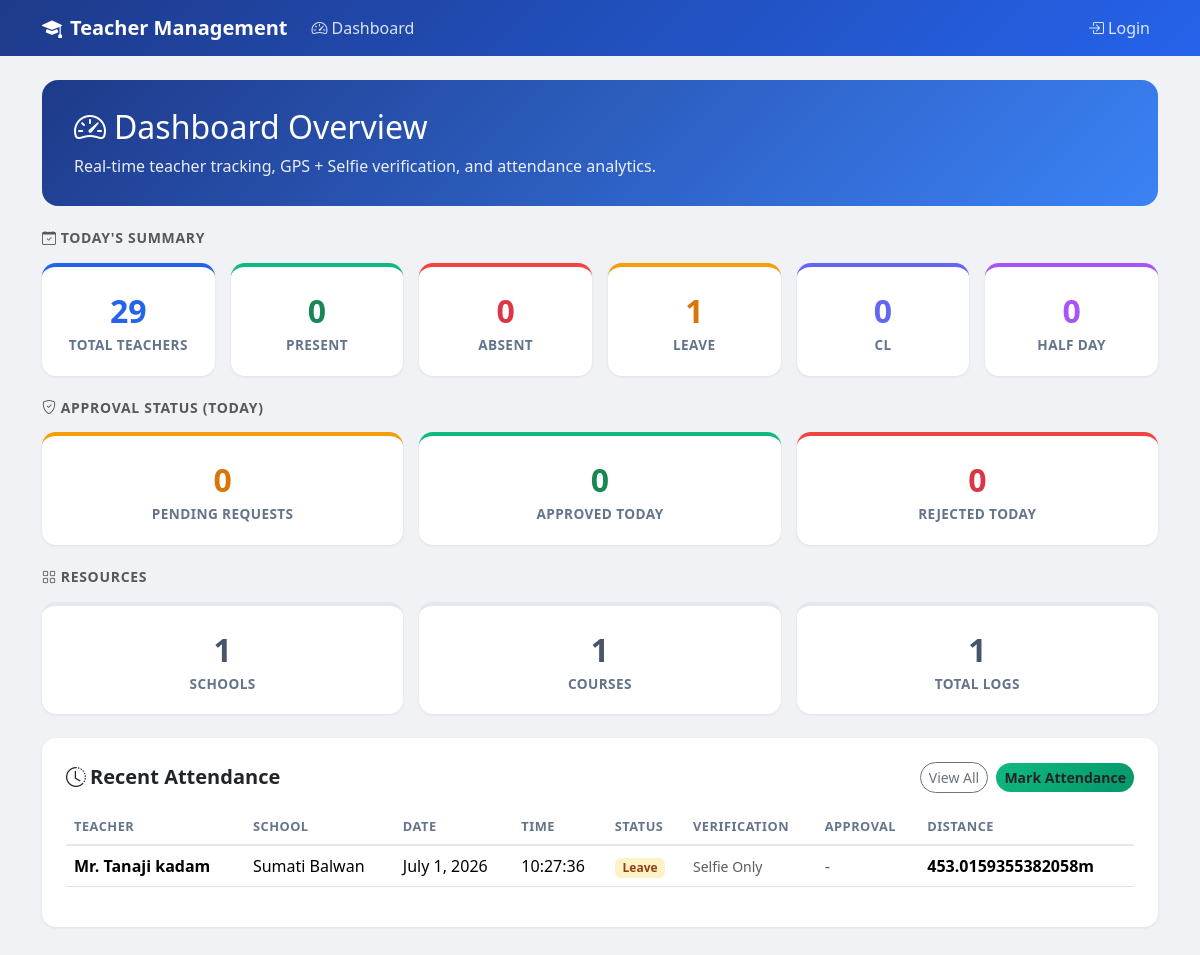
The page / on the database its author committed.
### management/models.py (models this page shows, shortened)
class Attendance(models.Model):
    class StatusChoices(models.TextChoices):
        PRESENT = 'present', 'Present'
        ABSENT = 'absent', 'Absent'
        LEAVE = 'leave', 'Leave'
        CL = 'cl', 'CL (Casual Leave)'
        HALF_LEAVE = 'half_leave', 'Half Leave'
        OTHER = 'other', 'Other'
        OFFICIAL_DUTY = 'official_duty', 'Official Duty'
    WEEKDAY_CHOICES = [
        ('MON', 'Monday'),
        ('TUE', 'Tuesday'),
        ('WED', 'Wednesday'),
        ('THU', 'Thursday'),
        ('FRI', 'Friday'),
        ('SAT', 'Saturday'),
        ('SUN', 'Sunday'),
    ]
    VERIFICATION_CHOICES = [
        ('GPS_SELFIE', 'GPS + Selfie'),
        ('GPS', 'GPS Only'),
        ('SELFIE', 'Selfie Only'),
        ('MANUAL', 'Manual'),
    ]
    APPROVAL_CHOICES = [
        ('pending', 'Pending'),
        ('approved', 'Approved'),
        ('rejected', 'Rejected'),
        ('none', 'None'),
    ]
    teacher = models.ForeignKey(Teacher, on_delete=models.CASCADE, related_name='attendances')
    school = models.ForeignKey(School, on_delete=models.CASCADE, related_name='attendances')
    course = models.ForeignKey(Course, on_delete=models.SET_NULL, null=True, blank=True, related_name='attendances')
    attendance_date = models.DateField(default=timezone.now)
    attendance_status = models.CharField(max_length=20, choices=StatusChoices.choices, default=StatusChoices.PRESENT)
    standard_class = models.CharField(max_length=100, blank=True, null=True, help_text="Standard/Class (STD)")
    weekday = models.CharField(max_length=20, blank=True, choices=WEEKDAY_CHOICES)
    start_time = models.TimeField(null=True, blank=True)
    end_time = models.TimeField(null=True, blank=True)
    room = models.CharField(max_length=50, blank=True)
    notes = models.TextField(blank=True)
    created_at = models.DateTimeField(default=timezone.now)
    marked_at = models.DateTimeField(default=timezone.now)
    latitude = models.FloatField(null=True, blank=True)
    longitude = models.FloatField(null=True, blank=True)
    location = models.CharField(max_length=255, blank=True, null=True, help_text="Human readable location or address description")
    distance_from_school = models.FloatField(null=True, blank=True, help_text="Distance in meters")
    attendance_time = models.TimeField(default=timezone.now)
    device_id = models.CharField(blank=True, max_length=255, null=True)
    face_confidence = models.FloatField(blank=True, null=True)
    qr_code_data = models.CharField(blank=True, max_length=255, null=True)
    selfie_image = models.ImageField(blank=True, null=True, upload_to='attendance_selfies/')
    verification_method = models.CharField(max_length=50, choices=VERIFICATION_CHOICES, default='GPS_SELFIE')
    wifi_bssid = models.CharField(blank=True, max_length=255, null=True)
    wifi_ssid = models.CharField(blank=True, max_length=255, null=True)
    approval_status = models.CharField(max_length=20, choices=APPROVAL_CHOICES, default='none')
    approved_by = models.ForeignKey(User, on_delete=models.SET_NULL, null=True, blank=True, related_name='approved_attendances')
    approved_at = models.DateTimeField(null=True, blank=True)
    official_duty_reason = models.TextField(blank=True, null=True, help_text="Reason for official duty when outside school radius")
    class Meta:
        ordering = ['-attendance_date', 'weekday', 'start_time', 'teacher__last_name']
        constraints = [
            models.UniqueConstraint(fields=['teacher', 'attendance_date'], name='unique_teacher_attendance_per_day')
        ]

class Teacher(models.Model):
    user = models.OneToOneField(User, on_delete=models.CASCADE, null=True, blank=True, related_name='teacher_profile')
    first_name = models.CharField(max_length=120)
    last_name = models.CharField(max_length=120)
    email = models.EmailField(blank=True)
    phone = models.CharField(max_length=80, blank=True)
    qualification = models.CharField(max_length=200, blank=True)
    notes = models.TextField(blank=True)
    active = models.BooleanField(default=True)
    school = models.ForeignKey(School, on_delete=models.SET_NULL, null=True, blank=True, related_name='teachers')
    class Meta:
        ordering = ["last_name", "first_name"]
    @property
    def full_name(self):
        return f"{self.first_name} {self.last_name}"

class School(models.Model):
    name = models.CharField(max_length=200)
    city = models.CharField(max_length=120, blank=True)
    address = models.CharField(max_length=255, blank=True)
    email = models.EmailField(blank=True)
    phone = models.CharField(max_length=20, blank=True)
    school_latitude = models.FloatField(
        null=True,
        blank=True,
        validators=[MinValueValidator(-90.0), MaxValueValidator(90.0)]
    )
    school_longitude = models.FloatField(
        null=True,
        blank=True,
        validators=[MinValueValidator(-180.0), MaxValueValidator(180.0)]
    )
    allowed_radius_meters = models.IntegerField(
        default=500,
        validators=[MinValueValidator(1)],
        help_text="Allowed radius in meters"
    )
    class Meta:
        ordering = ["name"]

### management/views.py (the view)
# urls.py: path("", views.dashboard, name="dashboard"),
def dashboard(request):
    today = timezone.now().date()
    today_attendances = Attendance.objects.filter(attendance_date=today)
    total_teachers = Teacher.objects.filter(active=True).count()
    present_count = today_attendances.filter(attendance_status__in=["PRESENT", "present"]).count()
    absent_count = today_attendances.filter(attendance_status__in=["ABSENT", "absent"]).count()
    leave_count = today_attendances.filter(attendance_status__in=["LEAVE", "leave"]).count()
    cl_count = today_attendances.filter(attendance_status__in=["CL", "cl"]).count()
    half_day_count = today_attendances.filter(attendance_status__in=["HALF_DAY", "half_leave"]).count()
    pending_count = today_attendances.filter(approval_status="pending").count()
    approved_today = today_attendances.filter(approval_status="approved").count()
    rejected_today = today_attendances.filter(approval_status="rejected").count()
    return render(
        request,
        "management/dashboard.html",
        {
            "teacher_count": total_teachers,
            "school_count": School.objects.count(),
            "course_count": Course.objects.count(),
            "attendance_count": Attendance.objects.count(),
            "present_count": present_count,
            "absent_count": absent_count,
            "leave_count": leave_count,
            "cl_count": cl_count,
            "half_day_count": half_day_count,
            "pending_count": pending_count,
            "approved_today": approved_today,
            "rejected_today": rejected_today,
            "today": today,
            "upcoming_attendances": Attendance.objects.select_related(
                "teacher", "school"
            ).order_by("-attendance_date", "-attendance_time")[:10],
        },
    )

### templates/management/dashboard.html (shortened to what this page needs)
{% extends "management/base.html" %}
{% block content %}
<div class="hero-card">
    <h2 style="margin-bottom: 8px;"><i class="bi bi-speedometer2 me-2"></i>Dashboard Overview</h2>
    <p style="opacity: 0.9; margin: 0;">Real-time teacher tracking, GPS + Selfie verification, and attendance analytics.</p>
</div>
<h5 class="text-uppercase fw-bold text-muted mb-3" style="letter-spacing:0.05em; font-size:14px;">
    <i class="bi bi-calendar-check me-1"></i>Today's Summary
</h5>
<div class="row g-3 mb-4">
    <div class="col-6 col-md-4 col-lg-2">
        <div class="stat-card" style="border-top-color: #2563eb;">
            <div class="stat-number" style="color: #2563eb;">{{ teacher_count }}</div>
            <div class="stat-label">Total Teachers</div>
        </div>
    </div>
    <div class="col-6 col-md-4 col-lg-2">
        <div class="stat-card" style="border-top-color: #10b981;">
            <div class="stat-number text-success">{{ present_count }}</div>
            <div class="stat-label">Present</div>
        </div>
    </div>
    <div class="col-6 col-md-4 col-lg-2">
        <div class="stat-card" style="border-top-color: #ef4444;">
            <div class="stat-number text-danger">{{ absent_count }}</div>
            <div class="stat-label">Absent</div>
        </div>
    </div>
    <div class="col-6 col-md-4 col-lg-2">
        <div class="stat-card" style="border-top-color: #f59e0b;">
            <div class="stat-number" style="color: #d97706;">{{ leave_count }}</div>
            <div class="stat-label">Leave</div>
        </div>
    </div>
    <div class="col-6 col-md-4 col-lg-2">
        <div class="stat-card" style="border-top-color: #6366f1;">
            <div class="stat-number" style="color: #6366f1;">{{ cl_count }}</div>
            <div class="stat-label">CL</div>
        </div>
    </div>
    <div class="col-6 col-md-4 col-lg-2">
        <div class="stat-card" style="border-top-color: #a855f7;">
            <div class="stat-number" style="color: #a855f7;">{{ half_day_count }}</div>
            <div class="stat-label">Half Day</div>
        </div>
    </div>
</div>
<h5 class="text-uppercase fw-bold text-muted mb-3" style="letter-spacing:0.05em; font-size:14px;">
    <i class="bi bi-shield-check me-1"></i>Approval Status (Today)
</h5>
<div class="row g-3 mb-4">
    <div class="col-md-4">
        <div class="stat-card" style="border-top-color: #f59e0b;">
            <div class="stat-number" style="color: #d97706;">{{ pending_count }}</div>
            <div class="stat-label">Pending Requests</div>
        </div>
    </div>
    <div class="col-md-4">
        <div class="stat-card" style="border-top-color: #10b981;">
            <div class="stat-number text-success">{{ approved_today }}</div>
            <div class="stat-label">Approved Today</div>
        </div>
    </div>
    <div class="col-md-4">
        <div class="stat-card" style="border-top-color: #ef4444;">
            <div class="stat-number text-danger">{{ rejected_today }}</div>
            <div class="stat-label">Rejected Today</div>
        </div>
    </div>
</div>
<h5 class="text-uppercase fw-bold text-muted mb-3" style="letter-spacing:0.05em; font-size:14px;">
    <i class="bi bi-grid me-1"></i>Resources
</h5>
<div class="row g-3 mb-4">
    <div class="col-md-4">
        <div class="stat-card">
            <div class="stat-number" style="color:#475569;">{{ school_count }}</div>
            <div class="stat-label">Schools</div>
        </div>
    </div>
    <div class="col-md-4">
        <div class="stat-card">
            <div class="stat-number" style="color:#475569;">{{ course_count }}</div>
            <div class="stat-label">Courses</div>
        </div>
    </div>
    <div class="col-md-4">
        <div class="stat-card">
            <div class="stat-number" style="color:#475569;">{{ attendance_count }}</div>
            <div class="stat-label">Total Logs</div>
        </div>
    </div>
</div>
<div class="content-card">
    <div class="d-flex justify-content-between align-items-center mb-3">
        <h5 class="mb-0 fw-bold"><i class="bi bi-clock-history me-1"></i>Recent Attendance</h5>
        <div>
            <a class="btn btn-sm btn-outline-secondary rounded-pill me-1" href="{% url 'attendance_list' %}">View All</a>
            <a class="btn btn-sm btn-mark rounded-pill" href="{% url 'attendance_mark' %}">Mark Attendance</a>
        </div>
    </div>
    {% if upcoming_attendances %}
    <div class="table-responsive">
        <table class="table table-hover">
            <thead>
                <tr>
                    <th>Teacher</th>
                    <th>School</th>
                    <th>Date</th>
                    <th>Time</th>
                    <th>Status</th>
                    <th>Verification</th>
                    <th>Approval</th>
                    <th>Distance</th>
                </tr>
            </thead>
            <tbody>
                {% for att in upcoming_attendances %}
                <tr>
                    <td><strong>{{ att.teacher.full_name }}</strong></td>
                    <td>{{ att.school.name }}</td>
                    <td>{{ att.attendance_date }}</td>
                    <td>{{ att.attendance_time|time:"H:i:s" }}</td>
                    <td>
                        {% if att.attendance_status == "present" or att.attendance_status == "PRESENT" %}
                            <span class="badge badge-present">Present</span>
                        {% elif att.attendance_status == "absent" or att.attendance_status == "ABSENT" %}
                            <span class="badge badge-absent">Absent</span>
                        {% elif att.attendance_status == "half_leave" %}
                            <span class="badge badge-half_day">Half Day</span>
                        {% elif att.attendance_status == "leave" %}
                            <span class="badge badge-leave">Leave</span>
                        {% elif att.attendance_status == "cl" %}
                            <span class="badge badge-cl">CL</span>
                        {% else %}
                            <span class="badge bg-secondary">{{ att.get_attendance_status_display }}</span>
                        {% endif %}
                    </td>
                    <td><small class="text-muted">{{ att.get_verification_method_display }}</small></td>
                    <td>
                        {% if att.approval_status == "pending" %}
                            <span class="badge badge-pending">Pending</span>
                        {% elif att.approval_status == "approved" %}
                            <span class="badge badge-approved">Approved</span>
                        {% elif att.approval_status == "rejected" %}
                            <span class="badge badge-rejected">Rejected</span>
                        {% else %}
                            <span class="text-muted">-</span>
                        {% endif %}
                    </td>
                    <td>
                        {% if att.distance_from_school is not None %}
                            <span class="fw-bold">{{ att.distance_from_school }}m</span>
                        {% else %}
                            <span class="text-muted">-</span>
                        {% endif %}
                    </td>
                </tr>
                {% endfor %}
            </tbody>
        </table>
    </div>
    {% else %}
    <div class="text-center py-4">
        <i class="bi bi-inbox display-4 text-muted"></i>
        <p class="text-muted mt-2">No attendance logs found.</p>
    </div>
    {% endif %}
</div>
{% endblock %}

### templates/management/base.html (style rules this page uses)
body { background: #f0f2f5; font-family: 'Segoe UI', system-ui, -apple-system, sans-serif; }
.hero-card { background: linear-gradient(135deg, #1e3a8a 0%, #3b82f6 100%); color: white; border-radius: 16px; padding: 28px 32px; margin-bottom: 24px; }
.stat-card { background: white; border-radius: 14px; padding: 20px; text-align: center; border-top: 4px solid #e2e8f0; box-shadow: 0 1px 3px rgba(0,0,0,0.08); transition: transform 0.2s; }
.stat-card .stat-number { font-size: 2rem; font-weight: 800; }
.stat-card .stat-label { font-size: 0.85rem; color: #64748b; font-weight: 600; text-transform: uppercase; letter-spacing: 0.03em; }
.content-card { background: white; border-radius: 14px; padding: 24px; box-shadow: 0 1px 3px rgba(0,0,0,0.08); margin-bottom: 24px; }
.table th { font-size: 0.8rem; text-transform: uppercase; letter-spacing: 0.04em; color: #64748b; font-weight: 700; border-bottom: 2px solid #e2e8f0; }
.table td { vertical-align: middle; }
.badge-leave { background: #fef3c7; color: #92400e; }
.btn-mark { background: linear-gradient(135deg, #10b981 0%, #059669 100%); border: none; font-weight: 700; }

### rows shown on the page
Attendance: teacher.full_name "Mr. Tanaji kadam", school.name "Sumati Balwan", attendance_date "July 1, 2026", attendance_time "10:27:36", attendance_status "Leave", verification_method "Selfie Only", distance_from_school "453.0159355382058"

### other values the page prints
{{ teacher_count }} "29"
{{ present_count }} "0"
{{ absent_count }} "0"
{{ leave_count }} "1"
{{ cl_count }} "0"
{{ half_day_count }} "0"
{{ pending_count }} "0"
{{ approved_today }} "0"
{{ rejected_today }} "0"
{{ school_count }} "1"
{{ course_count }} "1"
{{ attendance_count }} "1"
